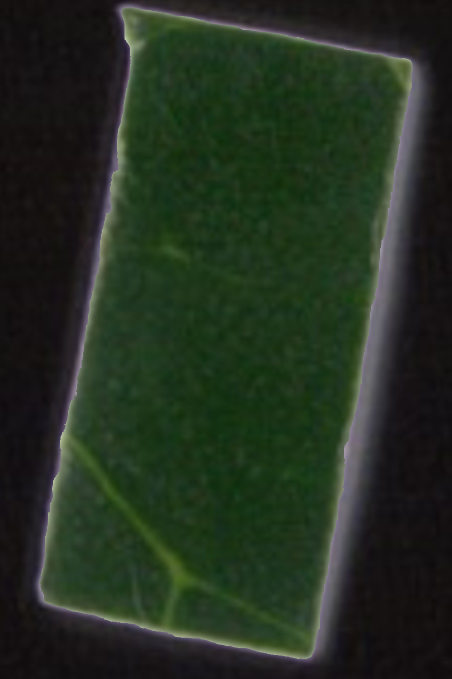
#> input picture 1.png, 904 x 1357 px (shown at 1/2 size)
$ python main.py
#> lines starting #> are read from the running program, lines starting #| are printed output that depends on the picture; after the words box and inside, x2 and y2 are one past the last pixel; in counts of white or black regions, pixels touching at a corner belong together
### base1.py
from abc import ABCMeta, abstractmethod

class BasePublisher(metaclass=ABCMeta):
    '''
    Base class, notify message and process

    Attributes
    ----------
    observers : list
        List of observers. This class notify these observers.

    '''
    def __init__(self, observer=None):
        self._observers = []
        self._messages = []
        self._process = []
        if observer == None:
            pass
        else:
            self.add_observer(observer)

    def add_observer(self, observer):
        '''Add self to observer list.'''
        self._observers.append(observer)

    def remove_observer(self, observer):
        '''Remove self from observer list.'''
        self._observers.remove(observer)

    def notify_message(self):
        '''Notify message to observers.'''
        for observer in self._observers:
            observer.update_message(self._messages)

    def add_message(self, title,message):
        m = Message(title,message)
        self._messages.append(m)
        self.notify_message()

    # [4 lines left out: function remove_message, not called in this run]

    def set_message(self, tilte, message):
        '''Set latest message and notify change to observers.'''
        index = list(map(lambda x: x.title, self._messages)).index(tilte)
        print(index)
        print(message)
        print(self._messages[index].message)
        self._messages[index].update(message)
        self.notify_message()

    def notify_process(self):
        '''Notify latest process to observers.'''
        for observer in self._observers:
            observer.update_process(self._process)

    def start_process(self, name, total):
        '''Start process and add to process list.'''
        process = Process(name, total)
        self._process.append(process)
        self.notify_process()

    def end_process(self, name):
        '''End process and remove from process list.'''
        index = list(map(lambda x: x.name, self._process)).index(name)
        del self._process[index]
        self.notify_process()
        # self.set_message('Process' + name + ' is finish.')

    def set_process(self, name, now):
        '''Set latest process.'''
        index = list(map(lambda x: x.name, self._process)).index(name)
        self._process[index].set_now(now)
        self.notify_process()


class BaseObserver(metaclass=ABCMeta):
    '''Base class, observe message and process.'''
    @abstractmethod
    def update_message(self, message):
        pass

    @abstractmethod
    def update_process(self, process):
        pass

class Message():
    '''
    Message class, contain title and message.

    Parameters
    ----------
    title : str
        Message title.
    message : str
        Message.
    '''

    def __init__(self, title, message):
        self.title = title
        self.message = message

    def update(self, message):
        self.message = message

class Process():
    '''
    Process class.

    Parameters
    ----------
    name : str
        Process name.
    total : int
        Number of total process.
    now : int
        Number of now proess.
    '''

    def __init__(self, name: str, total: int, now=0):
        self.name = name
        self.total = total
        self.now = now

    def set_now(self, now):
        self.now = now

### histo.py
import base1
from base1 import Process
import glob
import os
import sys

import cv2
import numpy as np
import plotly.graph_objects as go
from matplotlib import colors
import itertools
import tempfile
from PIL import Image

class DrawGraph(base1.BasePublisher):

    def get_image_abspath(self, path):
        '''Get image abspath

        Parameters
        ----------
        path : str
            Image path.

        Returns
        ----------
        path : str or list
            Image abspath or abspath list.

        '''
        # Image file extensions.
        EXTENSIONS = (".jpeg", ".jpg", ".png", ".webp")
        self.add_message('getImg', 'Getting image file path...')
        if os.path.exists(path):
            pass
        else:
            name = os.path.basename(path)
            raise Exception(name + ' is not exist.')
        if os.path.isfile(path):
            print('file')
            # Image file or not.
            if path.lower().endswith(EXTENSIONS):
                abspath = os.path.abspath(path)
                return abspath
            else:
                name = os.path.basename(path)
                raise Exception(name + ' is not image file.')
        # Get path list of image file in selected folder.
        else:
            print('folder')
            path_list = []
            for ext in EXTENSIONS:
                path_list.append(glob.glob(path + '/*' + ext))
            if path_list == []:
                name = os.path.basename(path)
                raise Exception(name,'has no image file.')
            else:
                abspath_list = []
                for path in path_list:
                    abspath_list.append(os.path.abspath(path))
                return abspath_list

    def detect_white_background(self, image_path):
        '''Detect white background and mask background

        Parameters
        ----------
        image_path : str
            image path.

        Returns
        ----------
        bgra : np.array
            Background alpha = 0.
        '''
#> called with image_path = '1.png'
        self.add_message('detect', 'Detect white background')
        image_raw = cv2.imread(image_path)
#> image_raw is the input picture: shape (1357, 904, 3); mean B, G, R 32.6, 47, 35.5
        scale = 500 / image_raw.shape[1]
#> scale = 0.553
        image = cv2.resize(image_raw, dsize=None, fx=scale, fy=scale)
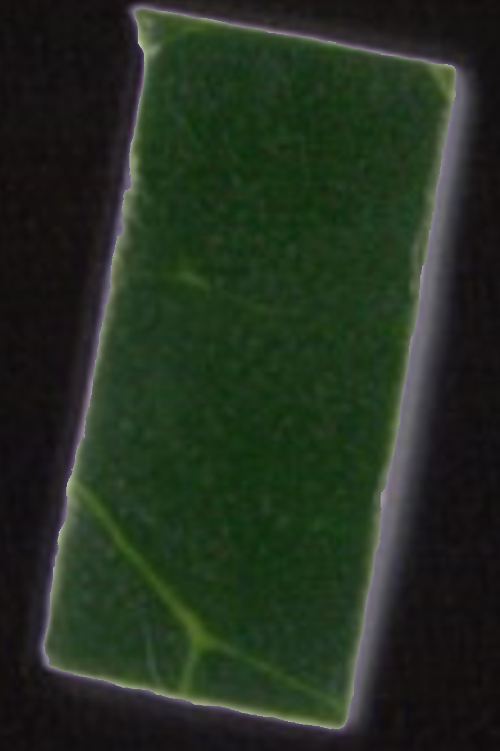
#> image: shape (751, 500, 3); mean B, G, R 32.5, 47, 35.4
        image_bgra = cv2.cvtColor(image, cv2.COLOR_BGR2BGRA)
        image_hsv = cv2.cvtColor(image, cv2.COLOR_BGR2HSV)
#> image_hsv: shape (751, 500, 3); mean H, S, V 81.9, 87.9, 49.1

        # Extrat background(white)
        hsv_min = np.array([0,0,0])
        hsv_max = np.array([180,40,255])
        background = cv2.inRange(image_hsv, hsv_min, hsv_max)   # background area.
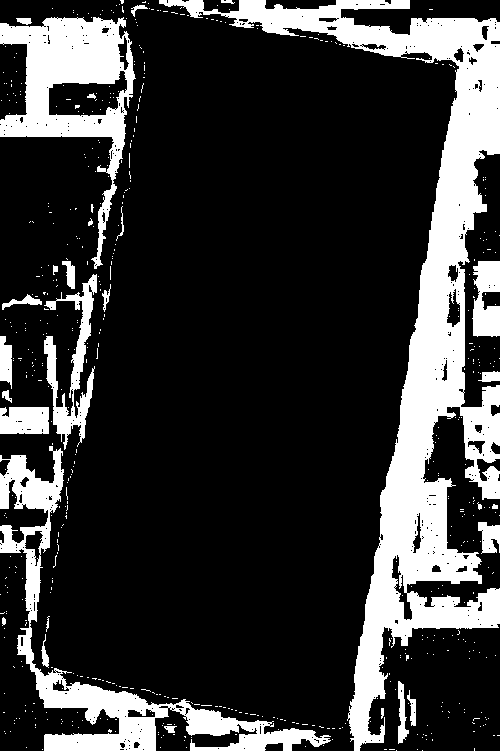
#> background: shape (751, 500); 21.3% white; 569 white regions (540 under 20 px), largest, box (x1, y1, x2, y2) and area: (159, 0, 500, 751) 45364, (0, 446, 331, 751) 13105, (0, 17, 136, 269) 11512

        # Reverse select area.
        background_not = cv2.bitwise_not(background)
#> background_not: shape (751, 500); 78.7% white; 569 black regions (540 under 20 px)
        # Detect contours.
        contours, _ = cv2.findContours(background_not, cv2.RETR_EXTERNAL, cv2.CHAIN_APPROX_SIMPLE)
#> contours = 335 contours, 299 with area under 20; largest, box (x1, y1, x2, y2) and area: (0, 0, 459, 751) 249604, (360, 624, 500, 751) 14351, (0, 549, 119, 751) 7596, (392, 407, 500, 620) 7097, (458, 150, 500, 407) 5102

        # Create blank image, of which size is same as original image.
        mask = np.zeros(image_bgra.shape[:2], dtype=np.uint8)
        # Fill contours area for 255(white).
        cv2.drawContours(mask, contours, contourIdx=-1, color=255, thickness=-1)    # contourIdx=-1: Select all contours. thickness=-1: Fill contours.
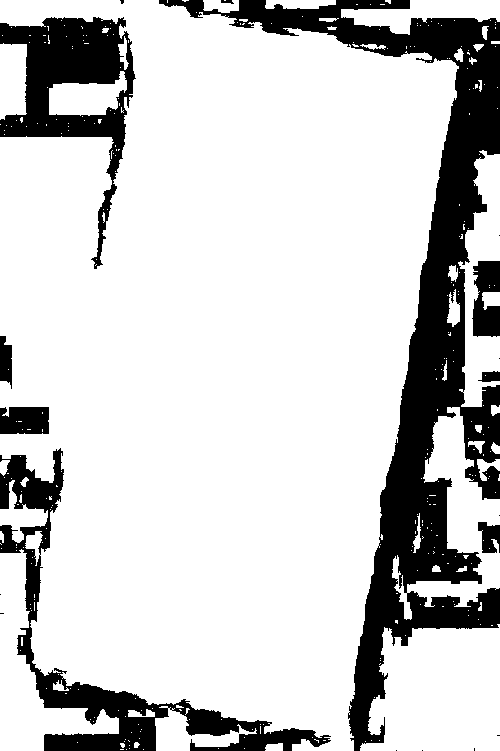
#> mask: shape (751, 500); 80.3% white; 19 black regions (10 under 20 px), largest, box (x1, y1, x2, y2) and area: (159, 0, 500, 751) 45316, (0, 448, 331, 751) 13053, (0, 17, 136, 269) 11460

        # Erase background using mask which is not background area.
        print('finish')
        return cv2.bitwise_and(image_bgra, image_bgra, mask=mask)
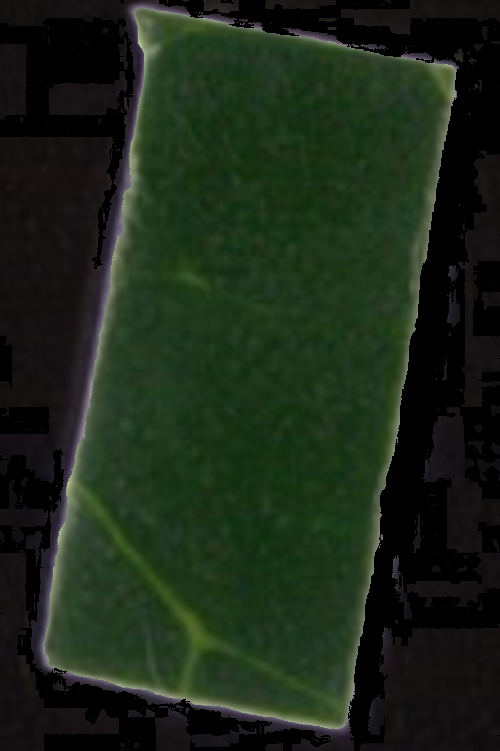
#> returned value: shape (751, 500, 4); mean of channels 0, 1, 2, 3 24.4, 39.4, 27.4, 204.8; drawn as B, G, R

    def remove_invisible(self, image_path=None, image_bgra=None):
        '''Remove invisible pixel and transform to array.

        Parameters
        ----------
        image_path : str = None
            Image path.
        image_bgra : np.array = None
            np.array of image.

        Returns
        ----------
        array_bgra : np.array
            2D array, [B,G,R,A]
        array_hsv : np.array
            2D array, [H,S,V]
        '''
        self.add_message('remove','Remove background area.')
        # If image file type is PNG, read file as BGRA. Other type, read as BGR and convert to BGRA.
        if image_path != None:
            if image_path.lower().endswith('.png'):
                image_bgra = cv2.imread(image_path, -1)
            else:
                image = cv2.imread(image_path)
                image_bgra = cv2.cvtColor(image, cv2.COLOR_BGR2BGRA)

        image_hsv = cv2.cvtColor(image_bgra, cv2.COLOR_BGR2HSV_FULL)
#> image_hsv: shape (751, 500, 3); mean H, S, V 80.7, 82.4, 40.7
        # Convert image to 2D array [B, G, R, A], [H, S, V].
        array_bgra = image_bgra.reshape((image_bgra.shape[0]*image_bgra.shape[1]), image_bgra.shape[2])
        array_hsv = image_hsv.reshape((image_hsv.shape[0]*image_hsv.shape[1]), image_hsv.shape[2])

        # Create array of visivle pixel.
        # When all pixel alpha = 0 (when BGRA but BGR PNG), set all alpha = 255.
        if sum(x > 0 for x in array_bgra[:,3]) == 0:
            array_bgra[:,3] = 255
            print('finish')
            return array_bgra, array_hsv
        else:
            print('finish')
            return array_bgra[array_bgra[:,3] > 0], array_hsv[array_bgra[:,3] > 0]    # Remove pixel, of which alpha = 0.

    def draw_histogram(self, array_color, type):
        '''Draw histogram.

        Parameters
        ----------
        array_color : np.array
            2D array, bgr(a) or hsv
        type : str
            "BGR" or "HSV"

        Returns
        ----------
        figure :figure
            Histogram figure, go.Figure
        '''
#> called with array_color = array of shape (301546, 4), type = 'BGR'
        self.add_message('histo','Draw histogram.')
        # Graph settings.
        bgr_colors = ('blue', 'green', 'red')    # BGR marker color.
        bgr_labels = ('Blue', 'Green', 'Red')    # BGR label name.
        hsv_colors = ('cyan', 'magenta', 'yellow')    # HSV marker color.
        hsv_labels = ('Hue', 'Saturation', 'Value')    # HSV label name.

        figure = go.Figure()

        # Data set.
        if type == 'BGR':
            colors = bgr_colors
            labels = bgr_labels
        elif type == 'HSV':
            colors = hsv_colors
            labels = hsv_labels
        for ((i, color), label) in zip(enumerate(colors), labels):
            hists, bins = np.histogram(array_color[:,i], np.arange(256 + 1))    # bins: every 1 in the range from 0 to 256 to prevent come togehter hist of 254 and 255.
            hists = np.append(hists, 0)    # At bin = 256, bgr = 0
            figure.add_trace(go.Scatter(x=bins, y=hists, name=label, marker_color=color))
            figure.update_layout(
                title=type + ' histogram'
            )

        return figure

    # [41 lines left out: function save_histogram, not called in this run]

    def draw_scatter3d(self, array_color, type):
        '''Draw scatter 3D.

        Parameters
        ----------
        array_color : np.array
            2D array, bgr(a) or hsv.
        type :str
            "BGR" or "HSV".

        Returns
        ----------
        figure : figure
            Scatter3D figure, go.Figure
        '''
#> called with array_color = array of shape (301546, 4), type = 'BGR'
        self.add_message('scat','Draw scatter 3D.')
        # Transform bgr, if format is bgra.
        pixel_colors = array_color[:,:3]
        # Split B, G, R or H, S, V.
        x, y, z = pixel_colors[:,0], pixel_colors[:,1], pixel_colors[:,2]

        # Set format BGR or HSV.
        if type == 'BGR':
            labels = ['Blue', 'Green', 'Red']
            # Transform BGR to RGB.
            array_pixels = pixel_colors[:, [2,1,0]]
        elif type == 'HSV':
            labels = ['Hue', 'Saturation', 'Value']
            array_pixels = pixel_colors

        normal = colors.Normalize(vmin=0., vmax=255.)
        array_pixels = normal(array_pixels).tolist()
#> array_pixels = 301546 items

        figure = go.Figure(
            data=[go.Scatter3d(
                x=x,
                y=y,
                z=z,
                mode='markers',
                marker=dict(
                    size=0.5,
                    color=array_pixels
                    )
                )]
            )

        figure.update_layout(
            title='RGB 3D plot',
            scene=dict(
                xaxis=dict(title=labels[0], range=(0,255)),
                yaxis=dict(title=labels[1], range=(0,255)),
                zaxis=dict(title=labels[1], range=(0,255))
            ))

        return figure

    def save_scatter3d(self, figure: go.Figure, filename: str, type: str ,result_path=None):
        '''Save scatter 3D figure.

        Parameters
        ----------
        figure : go.Figure
        filename : str
            Saved file name. (e.g. filename=hoge, type="BGR" -> hoge_scatter3D.gif)
        type : str
            "BGR" or "HSV".
        result_path : str

        Returns
        ----------
        None. Save gif file.
        '''
#> called with filename = 'testes', type = 'BGR'
        self.add_message('scatSave','Save scatter 3D graph.')
        # [8 lines left out: function rotate_z, not called in this run]

        # Camera position.
        x_eye = -1.25
        y_eye = 2
        z_eye = 0.5

        if result_path == None:
            result_path = '.'

        # Save each angle image in temprary directory, and combine to gif.
        with tempfile.TemporaryDirectory(prefix='temp_', dir='.') as temp:
            angles = np.arange(0,2*np.pi, 0.1)
            self.start_process('Rotating...',len(angles))
            for i, theta in enumerate(angles):
                no = str(i).zfill(3)

                self.set_process('Rotating...', i + 1)
                # x_rotate, y_rotate, z_rotate = rotate_z(x_eye, y_eye, z_eye, -theta)
                # figure.update_layout(scene_camera_eye=dict(x=x_rotate, y=y_rotate, z=z_rotate))
                # figure.write_image(temp + '/' + no + '.png',scale=10)

            self.end_process('Rotating...')
            # files = sorted(glob.glob(temp + '/*.png'))
            # images = list(map(lambda file: Image.open(file) , files))
            # images[0].save(result_path + '/' + filename + '_scatter3D.gif', save_all = True, append_images=images[1:], duration=500, loop=0)
            self.set_message('scatSave','Scatter 3D is saved.')

### main.py
from observer import DigitObserver, GraphObserver
from publish import MyGenerator
from histogram_sub import DrawGraphSubject
from histo import DrawGraph
import base

# [25 lines of commented-out code are left out]

class Gu(base.BaseObserver):
    def update_message(self, message):
        print('kore ha gu.',message)
    def update_process(self, process):
        for prc in process:
            print('name',prc.name)
            print('total',prc.total)
            print('now',prc.now)
    def main(self):
        d = DrawGraph(self)
        try:
            print('try')
            path = d.get_image_abspath('./1.png')
        except Exception as e:
            print(e)
        bgra = d.detect_white_background(path)
        bgr, hsv = d.remove_invisible(image_bgra=bgra)
        fig_bgr = d.draw_histogram(bgr,'BGR')
        fig = d.draw_scatter3d(bgr, 'BGR')
        d.save_scatter3d(fig, 'testes','BGR')

g = Gu()
g.main()
